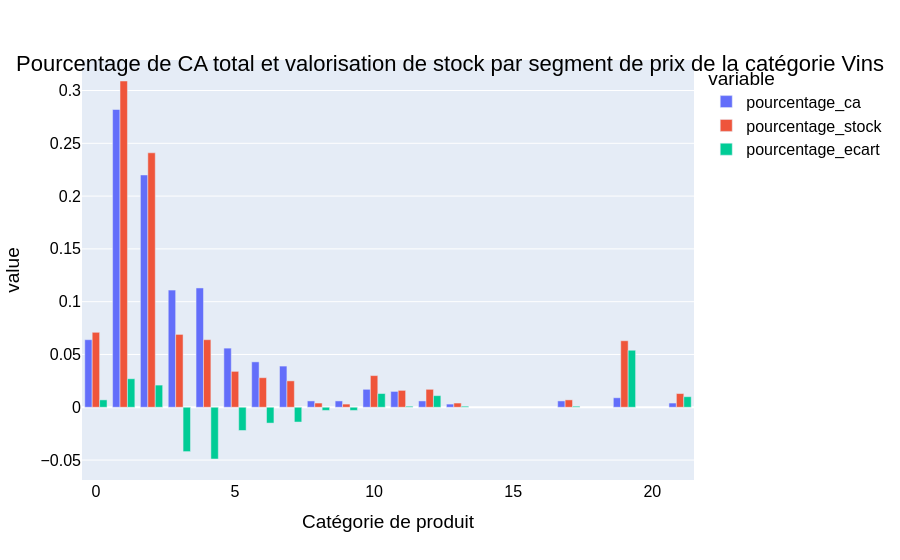

The notebook cell saved with this chart:
### Code cell
## Graphique de visualisation des pourcentages de CA et valorisation stock par segment de prix
fig = px.bar(table_price_category, x="price_category", y=["pourcentage_ca","pourcentage_stock","pourcentage_ecart"], labels={"price_category":"Catégorie de produit"},barmode="group")
fig.update_layout(
    title={
        'text': "Pourcentage de CA total et valorisation de stock par segment de prix de la catégorie Vins",
        'y':0.90,
        'x':0.5,
        'xanchor': 'center',
        'yanchor': 'top'})
fig.update_layout(
    font=dict(
        family="Arial",
        size=16,  # Set the font size here
        color="Black"))
fig.show()

### Figure 1 — Plotly figure (JSON) as saved in the notebook; plotly's stock layout.template omitted (floating-point values rounded to 4 significant figures)
{"data": [{"alignmentgroup": "True", "hovertemplate": "variable=pourcentage_ca<br>Catégorie de produit=%{x}<br>value=%{y}<extra></extra>", "legendgroup": "pourcentage_ca", "marker": {"color": "#636efa", "pattern": {"shape": ""}}, "name": "pourcentage_ca", "offsetgroup": "pourcentage_ca", "orientation": "v", "showlegend": true, "textposition": "auto", "type": "bar", "x": [0, 1, 2, 3, 4, 5, 6, 7, 8, 9, 10, 11, 12, 13, 17, 19, 21], "xaxis": "x", "y": [0.064, 0.282, 0.22, 0.111, 0.113, 0.056, 0.043, 0.039, 0.006, 0.006, 0.017, 0.015, 0.006, 0.003, 0.006, 0.009, 0.004], "yaxis": "y"}, {"alignmentgroup": "True", "hovertemplate": "variable=pourcentage_stock<br>Catégorie de produit=%{x}<br>value=%{y}<extra></extra>", "legendgroup": "pourcentage_stock", "marker": {"color": "#EF553B", "pattern": {"shape": ""}}, "name": "pourcentage_stock", "offsetgroup": "pourcentage_stock", "orientation": "v", "showlegend": true, "textposition": "auto", "type": "bar", "x": [0, 1, 2, 3, 4, 5, 6, 7, 8, 9, 10, 11, 12, 13, 17, 19, 21], "xaxis": "x", "y": [0.071, 0.309, 0.241, 0.069, 0.064, 0.034, 0.028, 0.025, 0.004, 0.003, 0.03, 0.016, 0.017, 0.004, 0.007, 0.063, 0.013], "yaxis": "y"}, {"alignmentgroup": "True", "hovertemplate": "variable=pourcentage_ecart<br>Catégorie de produit=%{x}<br>value=%{y}<extra></extra>", "legendgroup": "pourcentage_ecart", "marker": {"color": "#00cc96", "pattern": {"shape": ""}}, "name": "pourcentage_ecart", "offsetgroup": "pourcentage_ecart", "orientation": "v", "showlegend": true, "textposition": "auto", "type": "bar", "x": [0, 1, 2, 3, 4, 5, 6, 7, 8, 9, 10, 11, 12, 13, 17, 19, 21], "xaxis": "x", "y": [0.007, 0.027, 0.021, -0.042, -0.049, -0.022, -0.015, -0.014, -0.003, -0.003, 0.013, 0.001, 0.011, 0.001, 0.001, 0.054, 0.01], "yaxis": "y"}], "layout": {"barmode": "group", "font": {"color": "Black", "family": "Arial", "size": 16}, "legend": {"title": {"text": "variable"}, "tracegroupgap": 0}, "margin": {"t": 60}, "title": {"text": "Pourcentage de CA total et valorisation de stock par segment de prix de la catégorie Vins", "x": 0.5, "xanchor": "center", "y": 0.9, "yanchor": "top"}, "xaxis": {"anchor": "y", "domain": [0, 1], "title": {"text": "Catégorie de produit"}}, "yaxis": {"anchor": "x", "domain": [0, 1], "title": {"text": "value"}}}}
